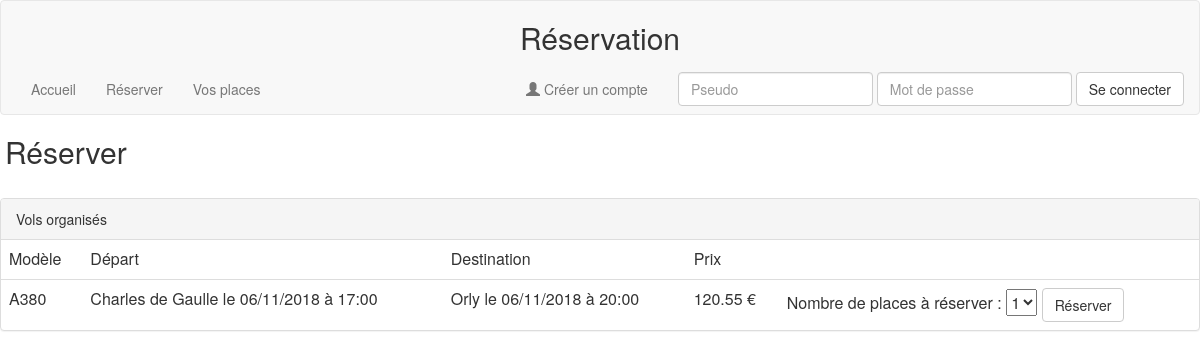
Page /reserver.php on the committed database.
### tables this page shows
create table vol (refVol int not null auto_increment,
				  avion int not null,
				  aeroport1 int not null,
				  aeroport2 int not null,
				  dateDepart datetime,
				  dateArrivee datetime,
				  prix float,
				  primary key(refVol));

create table typeAvion (numType int not null,
						nomType varchar(20),
						nbSiege int,
						primary key(numType));

create table aeroport  (refAeroport int not null auto_increment,
						nomAeroport varchar(20),
						primary key(refAeroport));

### class.php (called while the page is built, shortened)
<?php
function getTypeAvion($req)
{
	$req->setFetchMode(PDO::FETCH_CLASS,'typeAvion');
	return $req->fetch();
}
function getAeroport($req)
{
	$req->setFetchMode(PDO::FETCH_CLASS,'aeroport');
	return $req->fetch();
}
function getVols($req)
{
	$req->setFetchMode(PDO::FETCH_CLASS,'vol');
	return $vol=$req->fetchAll();
}
?>

### reserver.php (the view)
<?php
include('connexion.php');
include('entete.php');
?>
<h2 style='padding-left:5px;'>Réserver</h2><br/>
<?php
echo"<div class='panel panel-default'>
		<div class='panel-heading'>Vols organisés</div>
	 <table class='table'>
	 	<thead>
	 		<tr>
	 			<td>Modèle</td>
	 			<td>Départ</td>
	 			<td>Destination</td>
	 			<td colspan='2'>Prix</td>
	 		</tr>
	 	</thead>
	 	<tbody>";
$vols=getVols($bdd->query("SELECT * FROM vol"));
foreach($vols as $vol) {
	$typeAvion=getTypeAvion($bdd->query("SELECT numType, nomType, nbSiege FROM typeAvion, avion WHERE typeAvion = numType AND refAvion='$vol->avion'"));
	$dateDepart = new DateTime($vol->dateDepart);
	$dateDepart = $dateDepart->format('d/m/Y à H:i');
	$dateArrivee = new DateTime($vol->dateArrivee);
	$dateArrivee = $dateArrivee->format('d/m/Y à H:i');
	$aeroport1=getAeroport($bdd->query("SELECT * FROM aeroport WHERE refAeroport='$vol->aeroport1'"));
	$aeroport2=getAeroport($bdd->query("SELECT * FROM aeroport WHERE refAeroport='$vol->aeroport2'"));
	echo"<tr>
			<form method='post' action='traitement.php'>
				<input type='hidden' name='refVol' value='$vol->refVol'/>
				<td>$typeAvion->nomType</td>
				<td>$aeroport1->nomAeroport le $dateDepart</td>
				<td>$aeroport2->nomAeroport le $dateArrivee</td>
				<td>$vol->prix €</td>
				<td>Nombre de places à réserver : <select name='siegeReserve'/><option>1<option>2<option>3<option>4</select> <input class='btn btn-default' type='submit' name='choix' value='Réserver'/></td>
			</form>
		 </tr>";
}
echo"	</tbody>
	 </table>";
?>

### rows in the picture
vol: typeavion.nomType "A380", aeroport1.nomAeroport "Charles de Gaulle", dateDepart "06/11/2018 à 17:00", aeroport2.nomAeroport "Orly", dateArrivee "06/11/2018 à 20:00", prix "120.55"
